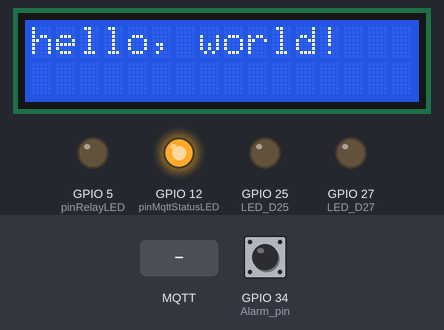
Bench run of a sketch on a simulated ESP32. Parts: 16×2 character LCD, output pins drawn as LEDs (lit = HIGH). Inputs (shaded band) come from the test bench; at power-on: GPIO 34 (Alarm_pin) HIGH. WiFi joins after 1.5 s; servers stay silent unless stated; no MQTT or app messages arrive unless stated; what the sketch prints to the serial monitor is not drawn.

Above: at 5.8 s.
5.9 s: MQTT message "oo" arrives on the first subscribed topic
At 6.9 s:
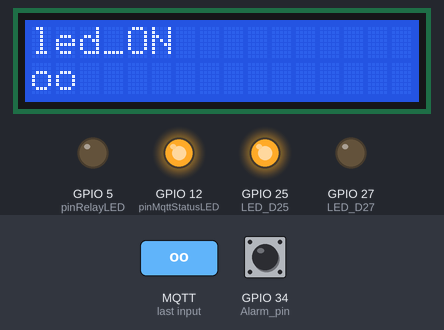
7.4 s: MQTT message "1" arrives on the first subscribed topic
At 8.0 s:
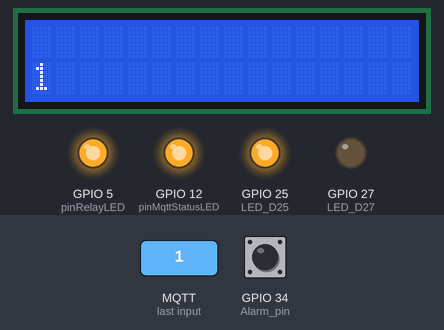
8.9 s: MQTT message "ss" arrives on the first subscribed topic
At 9.2 s:
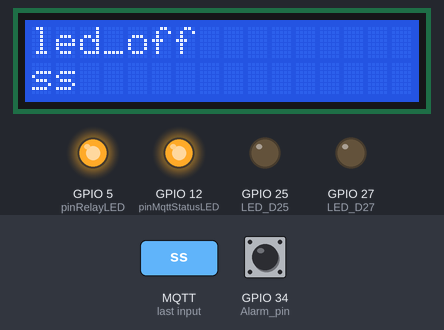
10.4 s: MQTT message "on" arrives on the first subscribed topic
At 11.5 s:
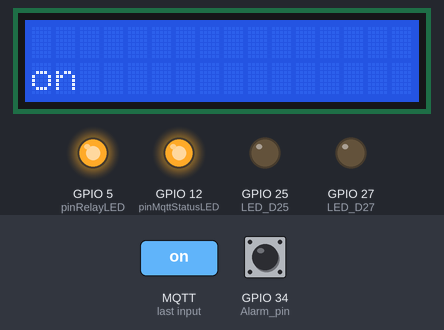
11.9 s: MQTT message "off" arrives on the first subscribed topic
At 12.7 s:
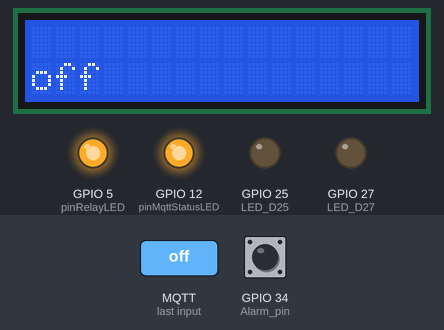
13.4 s: MQTT message "0" arrives on the first subscribed topic
At 13.8 s:
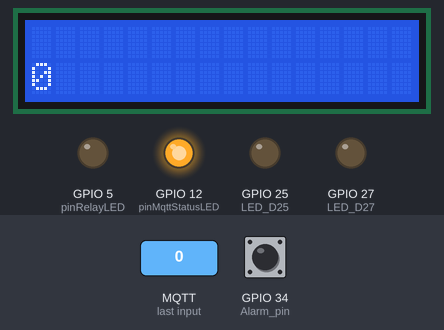
Timing chart, 0 to 15.9 s (numbered marks = the images above; inputs shaded):
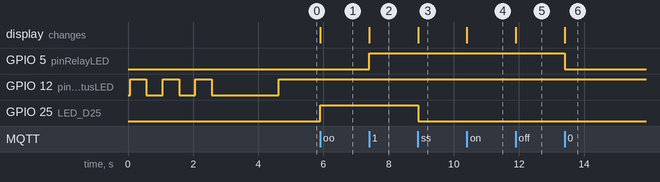

Measured:
- after the input at 5.9 s, GPIO 25 (LED_D25): LOW → HIGH at once; the display: changes at once (image 1)
- after the input at 7.4 s, GPIO 5 (pinRelayLED): LOW → HIGH at once; the display: changes at once (image 2)
- after the input at 8.9 s, GPIO 25 (LED_D25): HIGH → LOW at once; the display: changes at once (image 3)
- after the input at 10.4 s, the display: changes at once (image 4)
- after the input at 11.9 s, the display: changes at once (image 5)
- after the input at 13.4 s, GPIO 5 (pinRelayLED): HIGH → LOW at once; the display: changes at once (image 6)

The sketch:

M.Div.TwoChannel_PubSub_MQTT_ESP32.ino
```cpp
/*
 ************* 雙通道訂閱跟發送 完成 *************
  腳位說明:
  訊號腳位六條: RS、E、D4、D5、D6、D7 接到 esp32
  電壓腳位: 5伏特:VDD VSS 、 背光5伏特:A K
  VO接可變電阻約10k (0~20K)
  RW 接 GND

  ESP32: LED_5 、 LED_D25　、　Alarm:D34

  MQTTlens網址: https://brian7lan3.github.io/MQTTlens/
*/
//------------------------------------------------------------------------------------
#include <WiFi.h>
#include <PubSubClient.h>
#include <LiquidCrystal.h>
//------------------------------------------------------------------------------------
// Defining I/O Pins
//------------------------------------------------------------------------------------
#define         pinRelayLED         5
#define         pinMqttStatusLED    12
#define         LED_D25             25
#define         LED_D27             27
const byte      Alarm_pin = 34;                 //警報輸入腳位
boolean state = HIGH;                           //警報狀態的初值
//------------------------------------------------------------------------------------

// initialize the library by associating any needed LCD interface pin
// with the arduino pin number it is connected to
const int       rs = 23, en = 22, d4 = 21, d5 = 19, d6 = 4, d7 = 2;                 // LCD 腳位接到 ESP32
LiquidCrystal     lcd(rs, en, d4, d5, d6, d7);
//------------------------------------------------------------------------------------
// Update these with publishCounts suitable for your network.
const char*     ssid = "RY";
const char*     password = "amonruhyih";
//------------------------------------------------------------------------------------
const char*     mqtt_server = "iot.eclipse.org";
const char*     mqtt_id = "BL_ESP32Client";
const char*     mqtt_publish_topic = "brian017";
const char*     mqtt_subscribe_topic = "brian000";
const int       mqtt_qos = 1;                           //0：at most once    1：at least once    2：exactly once）
const bool      mqtt_retain = true;
//------------------------------------------------------------------------------------
WiFiClient       espWiFiClient;
PubSubClient     mqttClient(espWiFiClient);
long            lastMsgMillis = 0;
char            msg[50];
int             publishCount = 0, reConnectCount = 0;

//========================================================================================================================

void setup() {
  pinMode(Alarm_pin, INPUT);

  pinMode(LED_D25, OUTPUT);
  digitalWrite(LED_D25, LOW);

  pinMode(LED_D27, OUTPUT);
  digitalWrite(LED_D27, LOW);

  // Initialize the BUILTIN_LED pin as an output
  // set up the LCD's number of columns and rows:
  lcd.begin(16, 2);
  lcd.clear();

  //  lcd.setCursor(0, 0);                      // 設定游標位置
  //  lcd.cursor();                             // 顯示游標
  //  lcd.blink();                              // 讓游標閃爍

  // Print a message to the LCD.
  lcd.print("hello, world!");

  pinMode(pinRelayLED, OUTPUT);     // Initialize the BUILTIN_LED pin as an output
  digitalWrite(pinRelayLED, LOW);
  pinMode(pinMqttStatusLED, OUTPUT);
  for (int i = 0; i < 3; i++) {
    digitalWrite(pinMqttStatusLED, HIGH);
    delay(500);
    digitalWrite(pinMqttStatusLED, LOW);
    delay(500);
  }

  Serial.begin(115200);
  setup_wifi();

  mqttClient.setServer(mqtt_server, 1883);
  mqttClient.setCallback(callback);

  while (!mqttClient.connected()) { // Loop until we're connected
    mqttConnect();
  }
  digitalWrite(pinMqttStatusLED, HIGH);
}

//========================================================================================================================

void setup_wifi() {
  delay(10);
  // We start by connecting to a WiFi network
  Serial.println();
  Serial.print("Connecting to ");
  Serial.println(ssid);

  WiFi.begin(ssid, password);
  while (WiFi.status() != WL_CONNECTED) {
    delay(500);
    Serial.print(".");
  }

  Serial.println("");
  Serial.println("WiFi connected");
  Serial.println("IP address: ");
  Serial.println(WiFi.localIP());
}

//========================================================================================================================

void callback(char* topic, byte* payload, unsigned int length) {
  Serial.print("Message arrived [");
  Serial.print(topic);
  Serial.print("] ");


  String Sum = "";                                    //建立一個加法器，把 (char)payload[i] 放在 String Sum 裡面

  lcd.clear();

  //因為LCD只能一格一格顯示
  for (int i = 0; i < length; i++) {
    //Serial.print((char)payload[i]);                 //這裡是單字元顯示，每顯示一次就跑一次for迴圈，拼成一個字串

    Sum += (char)payload[i];                          //加法器，累加字串功能

    lcd.setCursor(i, 1);                              //設定顯示LCD的起始位置，第i行、第1列(是下面那行)
    lcd.write((char)payload[i]);                      //第i行是左至右，由第0行開始
  }

  Serial.print(Sum);                                   //Sum把所有單字加起來之後，才一次顯示出來字串

  if (Sum == "oo") {                                   //字串的形式
    digitalWrite(LED_D25, HIGH);
    lcd.setCursor(0, 0);
    lcd.write("led_ON ");
    mqttClient.publish(mqtt_publish_topic, "LED_D25...ON");
  }
  if (Sum == "ss") {
    digitalWrite(LED_D25, LOW);
    lcd.setCursor(0, 0);
    lcd.write("led_off");
    mqttClient.publish(mqtt_publish_topic, "LED_D25...off");
  }
  //C++ 的switch當中不適用字串string，只適用if else

  Serial.print("     reConnectCount = ");
  Serial.println(reConnectCount);


  // Switch on the LED if an 1 was received as first character
  if (payload[0] == '0') {                            //字元的形式
    digitalWrite(pinRelayLED, LOW);
  } else if (payload[0] == '1') {
    digitalWrite(pinRelayLED, HIGH);  // Turn the LED off by making the voltage HIGH
  }
}

//========================================================================================================================

void mqttConnect() {
  Serial.print("Attempting MQTT connection...");
  // Attempt to connect
  boolean connectOK = mqttClient.connect(mqtt_id, mqtt_publish_topic, mqtt_qos, mqtt_retain, "esp32 connected");
  if (connectOK) {  //deviceID
    Serial.println("mqtt broker connected");
    // Once connected, publish an announcement...
    mqttClient.publish(mqtt_publish_topic, "esp32 connected");
    // ... and resubscribe
    mqttClient.subscribe(mqtt_subscribe_topic, mqtt_qos);
    publishCount = 0; //reset count for test
  } else {
    Serial.print("failed, rc=");
    Serial.print(mqttClient.state());
    Serial.print("  reConnectCount = ");
    Serial.println(reConnectCount);
    //Serial.println(" try again in 5 seconds");
    // Wait 5 seconds before retrying
    delay(5000);
  }
}

//========================================================================================================================

void loop() {
  SW();

  if (!mqttClient.connected()) {
    mqttConnect();
    reConnectCount++;
    digitalWrite(pinMqttStatusLED, LOW);
  } else {
    mqttClient.loop();
    long now = millis();                                          //計數器每秒鐘為一個單位
    //long now = 0 ;                                              //加了這行就無法正常計數，若要回復計數就不要加這行
    if (now - lastMsgMillis > 7000) {
      lastMsgMillis = now;
      ++publishCount;
      snprintf (msg, 75, "hello world #%ld", publishCount);
      Serial.print("Publish message: ");
      Serial.println(msg);
      mqttClient.publish(mqtt_publish_topic, msg);                  //送出訊息給MQTT
    }
  }
  //      // set the cursor to column 0, line 1
  //    lcd.setCursor(0, 1);
  //    lcd.print(mqtt_qos);
}

void SW() {

  if (state != digitalRead(Alarm_pin)) {
    state = digitalRead(Alarm_pin);

    if (state == LOW) {
      Serial.println("Alarm ON");
      mqttClient.publish(mqtt_publish_topic, "Alarm ON");
    } else {
      Serial.println("Alarm off");
      mqttClient.publish(mqtt_publish_topic, "Alarm off");
    }
    //    delay(40);          //警報開關目前還有防彈跳問題沒有解決
  }
}
```
